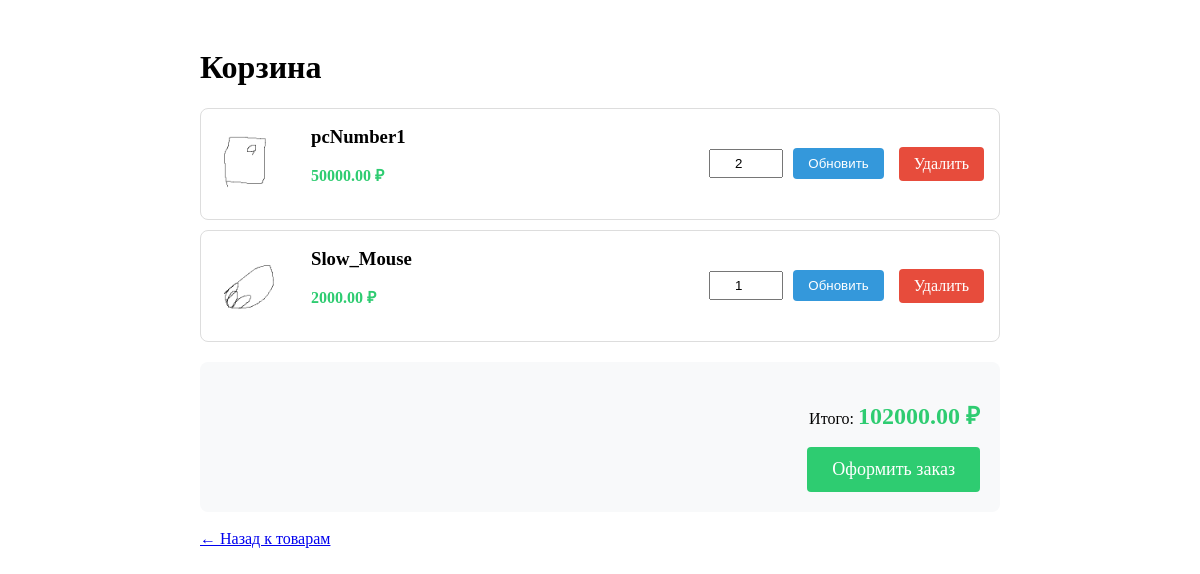
/shop/cart/ (signed in), run on the app's committed database.
### shop/models.py (models this page shows, shortened)
class CartItem(models.Model):
    cart = models.ForeignKey(Cart, related_name='items', on_delete=models.CASCADE)
    product = models.ForeignKey(Product, on_delete=models.CASCADE)
    quantity = models.PositiveIntegerField(default=1)
    def get_total(self):
        return self.product.price * self.quantity

class Product(models.Model):
    name = models.CharField('Название', max_length=200)
    description = models.TextField('Описание', blank=True)
    price = models.DecimalField('Цена', max_digits=10, decimal_places=2)
    image = models.ImageField('Изображение', upload_to='products/', blank=True)
    created_at = models.DateTimeField(auto_now_add=True)
    is_active = models.BooleanField('Активен', default=True)
    class Meta:
        verbose_name = 'Товар'
        verbose_name_plural = 'Товары'
        ordering = ['-created_at']

### shop/views.py (the view)
# urls.py: path('cart/', views.cart_view, name='cart'),
@login_required
def cart_view(request):
    cart, created = Cart.objects.get_or_create(user=request.user)
    items = cart.items.all()
    total = cart.get_total_price()
    return render(request, 'shop/cart.html', {
        'cart': cart,
        'items': items,
        'total': total
    })

### shop/models.py (called while the page is built)
    def get_total_price(self):
        return sum(item.get_total() for item in self.items.all())

### shop/templates/shop/cart.html (shortened to what this page needs)
<!DOCTYPE html>
<html>
<head>
</head>
<body>
    <div class="cart-container">
        <h1>Корзина</h1>
        {% if items %}
            {% for item in items %}
            <div class="cart-item">
                {% if item.product.image %}
                    <img src="{{ item.product.image.url }}" alt="{{ item.product.name }}" class="cart-item-image">
                {% else %}
                    <div class="cart-item-image" style="display: flex; align-items: center; justify-content: center; background: #f0f0f0;">
                        <span>📦</span>
                    </div>
                {% endif %}
                <div class="cart-item-info">
                    <h3 class="cart-item-name">{{ item.product.name }}</h3>
                    <p class="cart-item-price">{{ item.product.price }} ₽</p>
                </div>
                <form method="post" action="{% url 'shop:update_cart' item.id %}" class="cart-item-quantity">
                    <input type="number" name="quantity" value="{{ item.quantity }}" min="1">
                    <button type="submit" class="btn btn-update">Обновить</button>
                </form>
                <a href="{% url 'shop:remove_from_cart' item.id %}" class="btn btn-remove">Удалить</a>
            </div>
            {% endfor %}
            <div class="cart-summary">
                <p>Итого: <span class="cart-total">{{ total }} ₽</span></p>
                <a href="{% url 'shop:checkout' %}" class="btn btn-checkout">Оформить заказ</a>
            </div>
        {% else %}
            <div class="empty-cart">
                <p>Корзина пуста</p>
                <a href="{% url 'shop:index' %}" class="btn btn-update">Перейти к покупкам</a>
            </div>
        {% endif %}
        <br>
        <a href="{% url 'shop:index' %}">← Назад к товарам</a>
    </div>
</body>
</html>

### shop/templates/shop/cart.html (style rules this page uses)
.cart-container { max-width: 800px; margin: 0 auto; padding: 20px; }
.cart-item { display: flex; align-items: center; padding: 15px; border: 1px solid #ddd; border-radius: 8px; margin-bottom: 10px; }
.cart-item-image { width: 80px; height: 80px; object-fit: cover; border-radius: 4px; margin-right: 15px; }
.cart-item-info { flex: 1; }
.cart-item-name { font-weight: bold; margin: 0 0 5px; }
.cart-item-price { color: #2ecc71; font-weight: bold; }
.cart-item-quantity { display: flex; align-items: center; gap: 10px; margin: 0 15px; }
.cart-item-quantity input { width: 60px; padding: 5px; text-align: center; }
.btn { padding: 8px 15px; border: none; border-radius: 4px; cursor: pointer; text-decoration: none; display: inline-block; }
.btn-update { background-color: #3498db; color: white; }
.btn-remove { background-color: #e74c3c; color: white; }
.btn-checkout { background-color: #2ecc71; color: white; font-size: 18px; padding: 12px 25px; }
.cart-summary { margin-top: 20px; padding: 20px; background-color: #f8f9fa; border-radius: 8px; text-align: right; }
.cart-total { font-size: 24px; font-weight: bold; color: #2ecc71; }

### data on the page
CartItem: product.image (picture), product.name "pcNumber1", product.price "50000.00", quantity "2"
CartItem: product.image (picture), product.name "Slow_Mouse", product.price "2000.00", quantity "1"

### other printed values
{{ total }} "102000.00"
